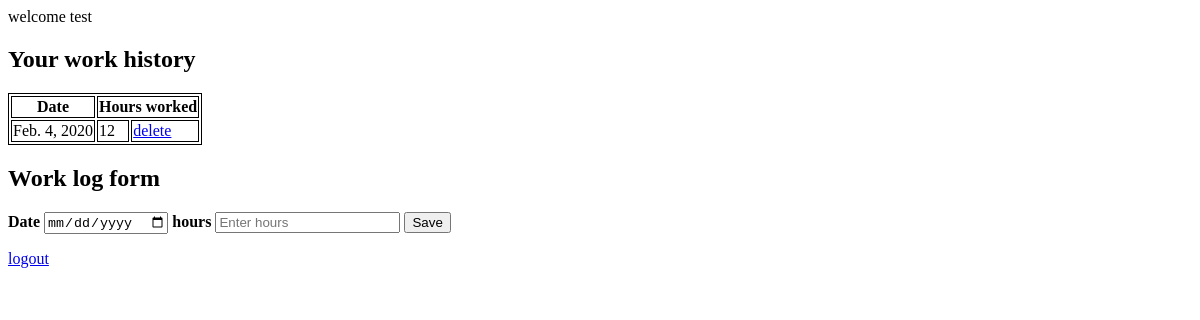
/ (signed in), run on an earlier commit of the app's database.
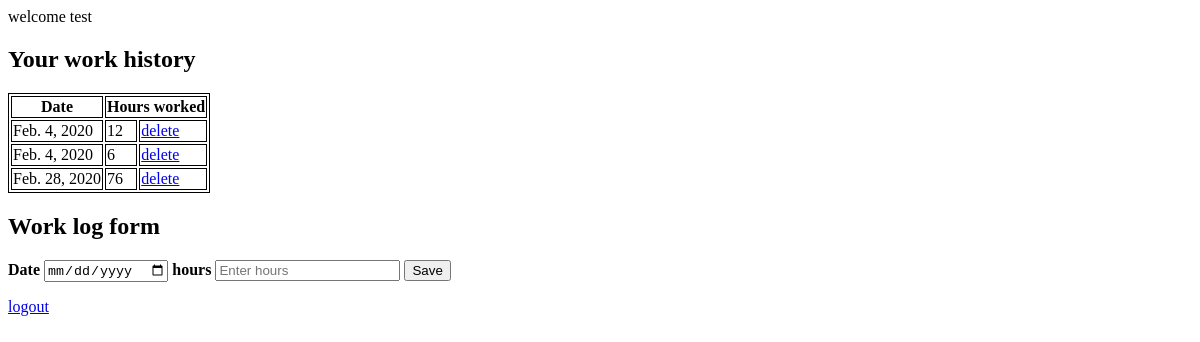
And on a later commit of the database.
### work_diary/models.py (models this page shows)
class WorkDiary(models.Model):
    user = models.ForeignKey(User , on_delete=models.CASCADE)
    date = models.DateField()
    hours_worked = models.IntegerField()

### work_diary/views.py (the view)
# urls.py: path('', views.index, name='index'),
def index(request):
    if request.user.is_authenticated:
        if request.method == "GET":
            work_diary = WorkDiary.objects.filter(user=request.user)
            return render(request , 'home.html',{'user_name': request.user.first_name,'work_diary':work_diary})
        elif request.method == "POST":
            hours = request.POST['hours']
            date = request.POST['date']
            work_diary = WorkDiary.objects.create(user=request.user , date=date , hours_worked=hours)
            return redirect('/')
    else:
        return redirect('/users/login')

### templates/home.html (shortened to what this page needs)
welcome {{user_name}}<br/>
<h2>Your work history</h2>
<table >
  <tr><th>Date</th><th colspan="2">Hours worked</th></tr>
  {% for entry in work_diary %}
  <tr><td>{{entry.date}} </td>
  <td>{{entry.hours_worked}}</td><td><a href="delete/{{entry.id}}/">delete</a></td></tr>
  {% endfor %}
</table>
<h2>Work log form</h2>
<form action="/" method="post">
  <div class="container">
    <label for="date"><b>Date</b></label>
    <input type="date" placeholder="Enter Date" name="date" required>
    <label for="hours"><b>hours</b></label>
    <input type="text" placeholder="Enter hours" name="hours" required>
    <button type="submit">Save</button>
  </div>
</form>
<a href="/users/logout">logout</a>

### templates/home.html (style rules this page uses)
table, th, td { border: 1px solid black; }

What changed in the data, as far as the page shows it:
added WorkDiary: date "Feb. 4, 2020", hours_worked "6"
added WorkDiary: date "Feb. 28, 2020", hours_worked "76"
